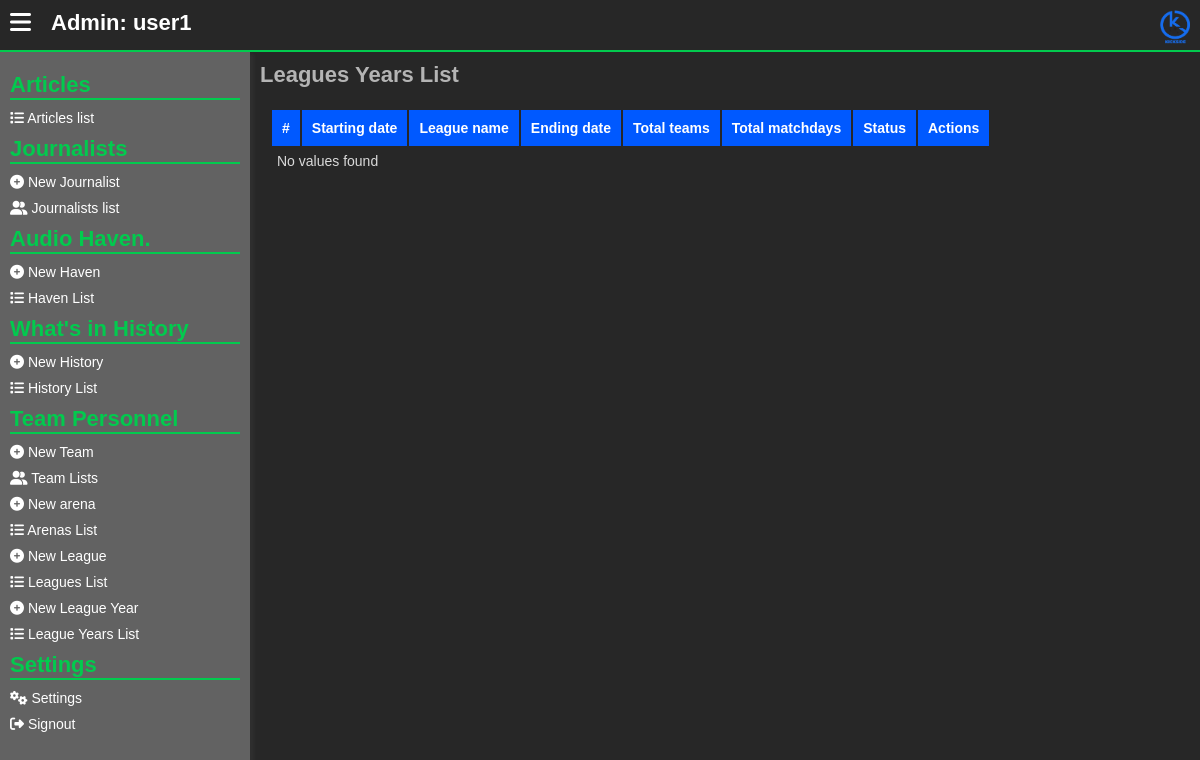
The page /admins/league-years-list.php (signed in) on the database as committed earlier.
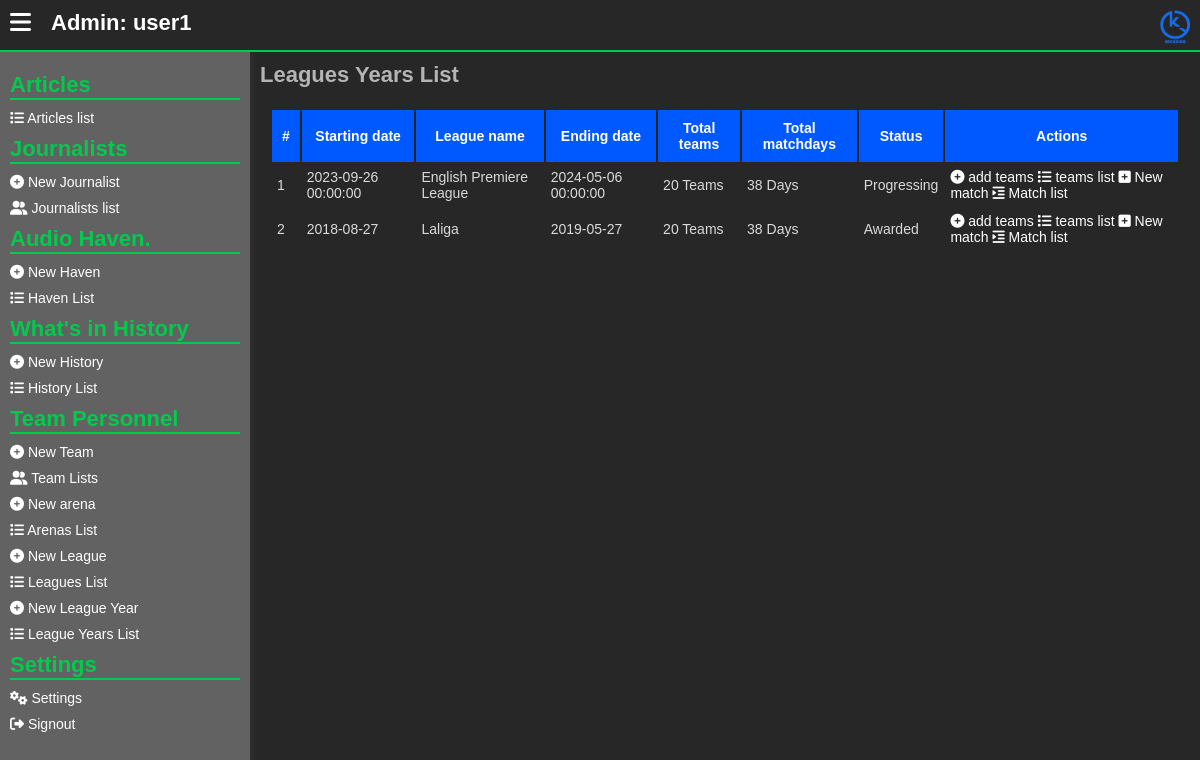
The same page on the database as committed later.
### tables this page shows
CREATE TABLE `league_competitions` (
  `l_c_id` int(11) NOT NULL,
  `league_genre` int(11) NOT NULL,
  `competition_name` varchar(255) NOT NULL,
  `league_description` text NOT NULL,
  `league_country` int(11) NOT NULL,
  `teams_number` int(11) NOT NULL,
  `league_est` varchar(255) NOT NULL
);

CREATE TABLE `league_years` (
  `l_y_id` int(11) NOT NULL,
  `league_id` int(11) NOT NULL,
  `starting_date` varchar(255) NOT NULL,
  `end_date` varchar(255) NOT NULL,
  `total_teams` int(11) NOT NULL,
  `total_match_days` int(11) NOT NULL,
  `status` varchar(255) NOT NULL
);

### admins/league-years-list.php (the view, shortened to what the changed rows need)
<?php
include("../assets/php/global/server.php");
?>
<!DOCTYPE html>
<html lang="en">
<head>
    <link rel="stylesheet" href="../assets/css/back-main.css">
    <link rel="stylesheet" href="https://cdnjs.cloudflare.com/ajax/libs/font-awesome/6.5.1/css/all.min.css" />
</head>
<body>
    <main>
        <section class="main-section">
            <div class="hero">
                <?php include("../assets/php/admins/left-nav.php") ?>
                <div class="dashboard">
                    <div class="dashboard-cont">
                        <h1>
                            Leagues Years List
                        </h1>
                        <div class="form-row">
                            <table>
                                <thead>
                                    <tr>
                                        <th>#</th>
                                        <th>
                                            Starting date
                                        </th>
                                        <th>
                                            League name
                                        </th>
                                        <th>
                                            Ending date
                                        </th>
                                        <th>
                                            Total teams
                                        </th>
                                        <th>
                                            Total matchdays
                                        </th>
                                        <th>
                                            Status
                                        </th>
                                        <th>
                                            Actions
                                        </th>
                                    </tr>
                                </thead>
                                <tbody>
                                    <?php
                                    $get_all_league_years = mysqli_query($server, "SELECT * from
                                        league_competitions,countries,genres,league_years
                                        WHERE
                                        league_years.league_id = league_competitions.l_c_id
                                        AND league_competitions.league_country = countries.country_id
                                        AND league_competitions.league_genre = genres.id
                                        ORDER BY starting_date DESC,
                                        competition_name ASC
                                    ");
                                    if (mysqli_num_rows($get_all_league_years) < 1) {
                                    ?>
                                        <tr>
                                            <td colspan="100">
                                                No values found
                                            </td>
                                        </tr>
                                        <?php
                                    } else {
                                        $counter = 1;
                                        while ($data_all_leagues = mysqli_fetch_array($get_all_league_years)) {
                                        ?>
                                            <tr>
                                                <td>
                                                    <?php echo $counter++; ?>
                                                </td>
                                                <td>
                                                    <?php echo $data_all_leagues['starting_date']; ?>
                                                </td>
                                                <td>
                                                    <?php echo $data_all_leagues['competition_name']; ?>
                                                </td>
                                                <td>
                                                    <?php echo $data_all_leagues['end_date']; ?>
                                                </td>
                                                <td>
                                                    <?php echo $data_all_leagues['total_teams'] . " Teams"; ?>
                                                </td>
                                                <td>
                                                    <?php echo $data_all_leagues['total_match_days'] . " Days"; ?>
                                                </td>
                                                <td>
                                                    <?php echo $data_all_leagues['status']; ?>
                                                </td>
                                                <td>
                                                    <a href="league-years-assign-teams.php?l_y=<?php echo $data_all_leagues['l_y_id']; ?>" title="Add Teams to league years">
                                                        <i class="fa fa-plus-circle"></i> add teams
                                                    </a>
                                                    <a href="league-year-teams-lists.php?l_y=<?php echo $data_all_leagues['l_y_id']; ?>" title="View league Year teams">
                                                        <i class="fa fa-list"></i> teams list
                                                    </a>
                                                    <a href="league-year-new-match.php?l_y=<?php echo $data_all_leagues['l_y_id']; ?>" title="Create a new match in the league">
                                                        <i class="fa fa-plus-square"></i> New match
                                                    </a>
                                                    <a href="league-year-match-list.php?l_y=<?php echo $data_all_leagues['l_y_id']; ?>" title="View the League matches list">
                                                        <i class="fa fa-indent"></i> Match list
                                                    </a>
                                                </td>
                                            </tr>
                                    <?php
                                        }
                                    }
                                    ?>
                                </tbody>
                            </table>
                        </div>
                    </div>
                </div>
            </div>
        </section>
    </main>
</body>
</html>

Rows that differ between the two databases and show on the page:
added league_competitions: league_years.starting_date "2023-09-26 00:00:00", competition_name "English Premiere League", league_years.end_date "2024-05-06 00:00:00", league_years.total_teams "20", league_years.total_match_days "38", league_years.status "Progressing"
added league_competitions: league_years.starting_date "2018-08-27", competition_name "Laliga", league_years.end_date "2019-05-27", league_years.total_teams "20", league_years.total_match_days "38", league_years.status "Awarded"
Other text that changed with them:
text no longer shown: "No values found"
